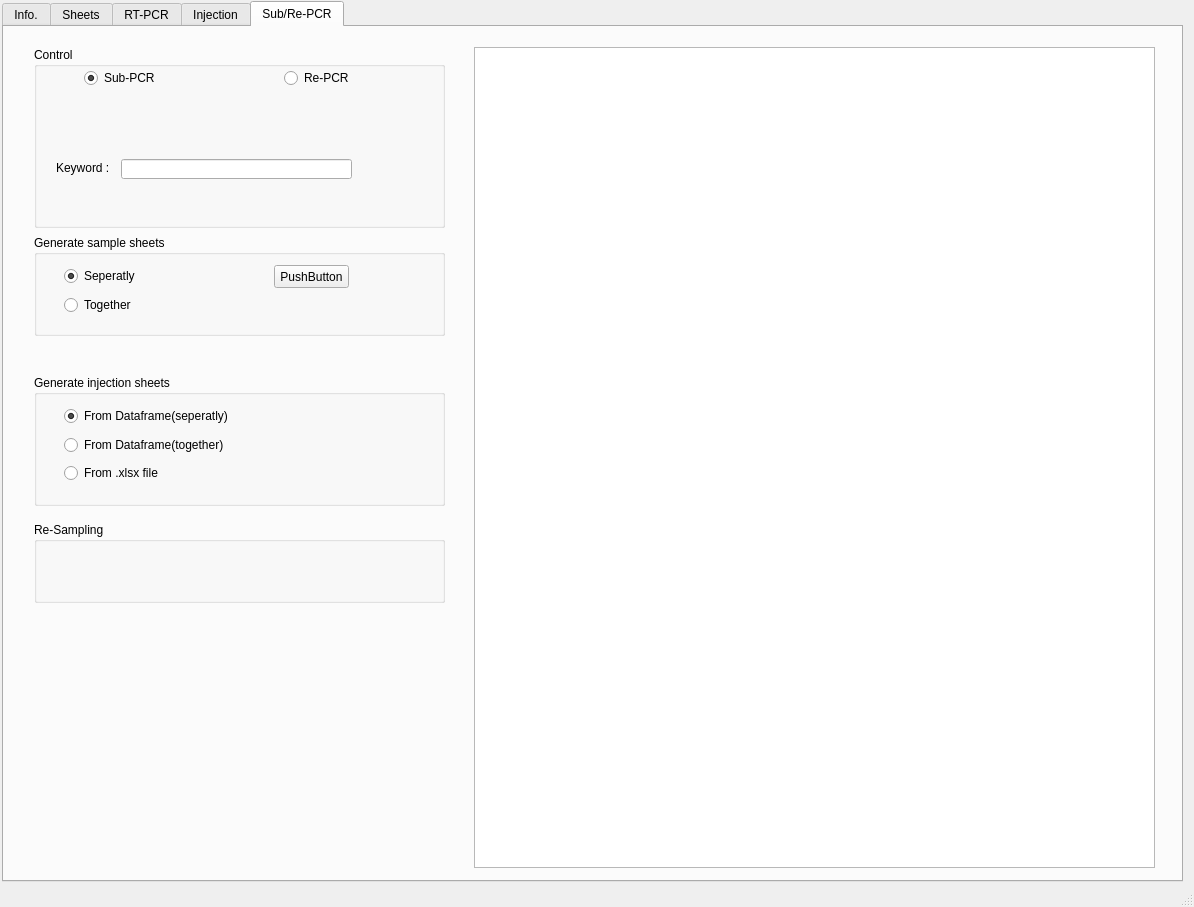
<?xml version="1.0" encoding="UTF-8"?>
<ui version="4.0">
 <class>MainWindow</class>
 <widget class="QMainWindow" name="MainWindow">
  <property name="geometry">
   <rect>
    <x>0</x>
    <y>0</y>
    <width>1194</width>
    <height>907</height>
   </rect>
  </property>
  <property name="windowTitle">
   <string>MainSuite</string>
  </property>
  <widget class="QWidget" name="centralwidget">
   <widget class="QTabWidget" name="tabWidget">
    <property name="geometry">
     <rect>
      <x>2</x>
      <y>1</y>
      <width>1181</width>
      <height>881</height>
     </rect>
    </property>
    <property name="currentIndex">
     <number>4</number>
    </property>
    <widget class="QWidget" name="info">
     <attribute name="title">
      <string>Info.</string>
     </attribute>
     <widget class="QGroupBox" name="groupBox">
      <property name="geometry">
       <rect>
        <x>10</x>
        <y>10</y>
        <width>601</width>
        <height>101</height>
       </rect>
      </property>
      <property name="title">
       <string>Profile</string>
      </property>
      <widget class="QLineEdit" name="line_analyst">
       <property name="geometry">
        <rect>
         <x>95</x>
         <y>61</y>
         <width>161</width>
         <height>20</height>
        </rect>
       </property>
       <property name="readOnly">
        <bool>true</bool>
       </property>
      </widget>
      <widget class="QLabel" name="label_2">
       <property name="geometry">
        <rect>
         <x>26</x>
         <y>65</y>
         <width>56</width>
         <height>12</height>
        </rect>
       </property>
       <property name="text">
        <string>Analyst : </string>
       </property>
      </widget>
      <widget class="QDateEdit" name="line_date">
       <property name="geometry">
        <rect>
         <x>329</x>
         <y>61</y>
         <width>161</width>
         <height>22</height>
        </rect>
       </property>
       <property name="readOnly">
        <bool>true</bool>
       </property>
      </widget>
      <widget class="QLabel" name="Date">
       <property name="geometry">
        <rect>
         <x>275</x>
         <y>66</y>
         <width>56</width>
         <height>12</height>
        </rect>
       </property>
       <property name="text">
        <string>Date : </string>
       </property>
      </widget>
      <widget class="QLineEdit" name="line_savelocation">
       <property name="geometry">
        <rect>
         <x>115</x>
         <y>31</y>
         <width>431</width>
         <height>20</height>
        </rect>
       </property>
       <property name="readOnly">
        <bool>true</bool>
       </property>
      </widget>
      <widget class="QLabel" name="label">
       <property name="geometry">
        <rect>
         <x>25</x>
         <y>31</y>
         <width>141</width>
         <height>16</height>
        </rect>
       </property>
       <property name="text">
        <string>Save location : </string>
       </property>
      </widget>
     </widget>
     <widget class="QGroupBox" name="groupBox_4">
      <property name="geometry">
       <rect>
        <x>10</x>
        <y>770</y>
        <width>1151</width>
        <height>71</height>
       </rect>
      </property>
      <property name="title">
       <string>NFIS-related external program</string>
      </property>
     </widget>
     <widget class="QGroupBox" name="groupBox_2">
      <property name="geometry">
       <rect>
        <x>10</x>
        <y>130</y>
        <width>1151</width>
        <height>621</height>
       </rect>
      </property>
      <property name="title">
       <string>Info.</string>
      </property>
      <widget class="QTableWidget" name="table_info">
       <property name="geometry">
        <rect>
         <x>10</x>
         <y>50</y>
         <width>1131</width>
         <height>561</height>
        </rect>
       </property>
      </widget>
      <widget class="QLabel" name="label_number_samples">
       <property name="geometry">
        <rect>
         <x>13</x>
         <y>24</y>
         <width>191</width>
         <height>16</height>
        </rect>
       </property>
       <property name="text">
        <string>Number of samples : </string>
       </property>
      </widget>
     </widget>
     <widget class="QGroupBox" name="groupBox_13">
      <property name="geometry">
       <rect>
        <x>630</x>
        <y>10</y>
        <width>531</width>
        <height>101</height>
       </rect>
      </property>
      <property name="title">
       <string>Control</string>
      </property>
      <widget class="QLabel" name="label_5">
       <property name="geometry">
        <rect>
         <x>30</x>
         <y>40</y>
         <width>111</width>
         <height>16</height>
        </rect>
       </property>
       <property name="text">
        <string>Keyword : </string>
       </property>
      </widget>
      <widget class="QLineEdit" name="line_search_info">
       <property name="geometry">
        <rect>
         <x>110</x>
         <y>38</y>
         <width>231</width>
         <height>20</height>
        </rect>
       </property>
      </widget>
     </widget>
    </widget>
    <widget class="QWidget" name="sheets">
     <attribute name="title">
      <string>Sheets</string>
     </attribute>
     <widget class="QGroupBox" name="groupBox_5">
      <property name="geometry">
       <rect>
        <x>10</x>
        <y>10</y>
        <width>641</width>
        <height>71</height>
       </rect>
      </property>
      <property name="title">
       <string>Sampling sheets</string>
      </property>
      <widget class="QLineEdit" name="line_import_raw_sampling">
       <property name="geometry">
        <rect>
         <x>109</x>
         <y>27</y>
         <width>281</width>
         <height>20</height>
        </rect>
       </property>
       <property name="readOnly">
        <bool>true</bool>
       </property>
      </widget>
      <widget class="QLabel" name="Import">
       <property name="geometry">
        <rect>
         <x>20</x>
         <y>30</y>
         <width>91</width>
         <height>16</height>
        </rect>
       </property>
       <property name="text">
        <string>Imported file : </string>
       </property>
      </widget>
     </widget>
     <widget class="QGroupBox" name="groupBox_7">
      <property name="geometry">
       <rect>
        <x>670</x>
        <y>10</y>
        <width>491</width>
        <height>71</height>
       </rect>
      </property>
      <property name="title">
       <string>Control - Sample sheets</string>
      </property>
     </widget>
     <widget class="QGroupBox" name="groupBox_6">
      <property name="geometry">
       <rect>
        <x>10</x>
        <y>90</y>
        <width>1151</width>
        <height>721</height>
       </rect>
      </property>
      <property name="title">
       <string>Sample sheets</string>
      </property>
      <widget class="QLabel" name="Import_3">
       <property name="geometry">
        <rect>
         <x>20</x>
         <y>41</y>
         <width>91</width>
         <height>16</height>
        </rect>
       </property>
       <property name="text">
        <string>Imported file : </string>
       </property>
      </widget>
      <widget class="QLineEdit" name="line_import_raw_sample">
       <property name="geometry">
        <rect>
         <x>109</x>
         <y>40</y>
         <width>301</width>
         <height>20</height>
        </rect>
       </property>
       <property name="readOnly">
        <bool>true</bool>
       </property>
      </widget>
      <widget class="QComboBox" name="combo_category">
       <property name="geometry">
        <rect>
         <x>648</x>
         <y>28</y>
         <width>351</width>
         <height>22</height>
        </rect>
       </property>
       <property name="currentText">
        <string/>
       </property>
       <property name="currentIndex">
        <number>-1</number>
       </property>
      </widget>
      <widget class="QListWidget" name="list_sample_all">
       <property name="geometry">
        <rect>
         <x>40</x>
         <y>90</y>
         <width>461</width>
         <height>601</height>
        </rect>
       </property>
       <property name="selectionMode">
        <enum>QAbstractItemView::ExtendedSelection</enum>
       </property>
      </widget>
      <widget class="QListWidget" name="list_sample_partial">
       <property name="geometry">
        <rect>
         <x>660</x>
         <y>90</y>
         <width>441</width>
         <height>601</height>
        </rect>
       </property>
       <property name="selectionMode">
        <enum>QAbstractItemView::MultiSelection</enum>
       </property>
      </widget>
     </widget>
    </widget>
    <widget class="QWidget" name="tab">
     <attribute name="title">
      <string>RT-PCR</string>
     </attribute>
     <widget class="QGroupBox" name="groupBox_8">
      <property name="geometry">
       <rect>
        <x>80</x>
        <y>30</y>
        <width>371</width>
        <height>111</height>
       </rect>
      </property>
      <property name="title">
       <string>Generate RT sheets</string>
      </property>
      <widget class="QRadioButton" name="radio_RT_fromdata">
       <property name="geometry">
        <rect>
         <x>30</x>
         <y>33</y>
         <width>141</width>
         <height>16</height>
        </rect>
       </property>
       <property name="text">
        <string>From Dataframe</string>
       </property>
       <property name="checked">
        <bool>true</bool>
       </property>
      </widget>
      <widget class="QRadioButton" name="radio_RT_fromxlsx">
       <property name="geometry">
        <rect>
         <x>30</x>
         <y>62</y>
         <width>141</width>
         <height>16</height>
        </rect>
       </property>
       <property name="text">
        <string>From .xlsx file</string>
       </property>
      </widget>
     </widget>
     <widget class="QGroupBox" name="groupBox_9">
      <property name="geometry">
       <rect>
        <x>480</x>
        <y>30</y>
        <width>491</width>
        <height>111</height>
       </rect>
      </property>
      <property name="title">
       <string>Copy RT data</string>
      </property>
      <widget class="QRadioButton" name="radio_RT_todata">
       <property name="geometry">
        <rect>
         <x>114</x>
         <y>53</y>
         <width>141</width>
         <height>16</height>
        </rect>
       </property>
       <property name="text">
        <string>To Dataframe</string>
       </property>
       <property name="checked">
        <bool>true</bool>
       </property>
      </widget>
      <widget class="QRadioButton" name="radio_RT_toxlsx">
       <property name="geometry">
        <rect>
         <x>115</x>
         <y>79</y>
         <width>141</width>
         <height>16</height>
        </rect>
       </property>
       <property name="text">
        <string>To .xlsx file</string>
       </property>
      </widget>
      <widget class="QLineEdit" name="line_import_RT">
       <property name="geometry">
        <rect>
         <x>110</x>
         <y>20</y>
         <width>221</width>
         <height>20</height>
        </rect>
       </property>
       <property name="readOnly">
        <bool>true</bool>
       </property>
      </widget>
      <widget class="QLabel" name="Import_2">
       <property name="geometry">
        <rect>
         <x>24</x>
         <y>25</y>
         <width>91</width>
         <height>16</height>
        </rect>
       </property>
       <property name="text">
        <string>RT data file : </string>
       </property>
      </widget>
     </widget>
    </widget>
    <widget class="QWidget" name="tab_2">
     <attribute name="title">
      <string>Injection</string>
     </attribute>
     <widget class="QGroupBox" name="groupBox_10">
      <property name="geometry">
       <rect>
        <x>30</x>
        <y>30</y>
        <width>371</width>
        <height>111</height>
       </rect>
      </property>
      <property name="title">
       <string>Generate injection sheets</string>
      </property>
      <widget class="QRadioButton" name="radio_injection_fromdata">
       <property name="geometry">
        <rect>
         <x>30</x>
         <y>33</y>
         <width>141</width>
         <height>16</height>
        </rect>
       </property>
       <property name="text">
        <string>From Dataframe</string>
       </property>
       <property name="checked">
        <bool>true</bool>
       </property>
      </widget>
      <widget class="QRadioButton" name="radio_injection_fromxlsx">
       <property name="geometry">
        <rect>
         <x>30</x>
         <y>62</y>
         <width>141</width>
         <height>16</height>
        </rect>
       </property>
       <property name="text">
        <string>From .xlsx file</string>
       </property>
      </widget>
     </widget>
    </widget>
    <widget class="QWidget" name="tab_3">
     <attribute name="title">
      <string>Sub/Re-PCR</string>
     </attribute>
     <widget class="QTableWidget" name="table_PCR">
      <property name="geometry">
       <rect>
        <x>470</x>
        <y>20</y>
        <width>681</width>
        <height>821</height>
       </rect>
      </property>
     </widget>
     <widget class="QGroupBox" name="groupBox_11">
      <property name="geometry">
       <rect>
        <x>30</x>
        <y>20</y>
        <width>411</width>
        <height>181</height>
       </rect>
      </property>
      <property name="title">
       <string>Control</string>
      </property>
      <widget class="QLabel" name="label_3">
       <property name="geometry">
        <rect>
         <x>22</x>
         <y>113</y>
         <width>111</width>
         <height>16</height>
        </rect>
       </property>
       <property name="text">
        <string>Keyword : </string>
       </property>
      </widget>
      <widget class="QLineEdit" name="line_search">
       <property name="geometry">
        <rect>
         <x>87</x>
         <y>112</y>
         <width>231</width>
         <height>20</height>
        </rect>
       </property>
      </widget>
      <widget class="QRadioButton" name="radio_sub">
       <property name="geometry">
        <rect>
         <x>50</x>
         <y>23</y>
         <width>90</width>
         <height>16</height>
        </rect>
       </property>
       <property name="text">
        <string>Sub-PCR</string>
       </property>
       <property name="checked">
        <bool>true</bool>
       </property>
      </widget>
      <widget class="QRadioButton" name="radio_re">
       <property name="geometry">
        <rect>
         <x>250</x>
         <y>23</y>
         <width>90</width>
         <height>16</height>
        </rect>
       </property>
       <property name="text">
        <string>Re-PCR</string>
       </property>
      </widget>
     </widget>
     <widget class="QGroupBox" name="groupBox_14">
      <property name="geometry">
       <rect>
        <x>30</x>
        <y>348</y>
        <width>411</width>
        <height>131</height>
       </rect>
      </property>
      <property name="title">
       <string>Generate injection sheets</string>
      </property>
      <widget class="QRadioButton" name="radio_is_sep">
       <property name="geometry">
        <rect>
         <x>30</x>
         <y>33</y>
         <width>191</width>
         <height>16</height>
        </rect>
       </property>
       <property name="text">
        <string>From Dataframe(seperatly)</string>
       </property>
       <property name="checked">
        <bool>true</bool>
       </property>
      </widget>
      <widget class="QRadioButton" name="radio_is_xlsx">
       <property name="geometry">
        <rect>
         <x>30</x>
         <y>90</y>
         <width>141</width>
         <height>16</height>
        </rect>
       </property>
       <property name="text">
        <string>From .xlsx file</string>
       </property>
      </widget>
      <widget class="QRadioButton" name="radio_is_together">
       <property name="geometry">
        <rect>
         <x>30</x>
         <y>62</y>
         <width>191</width>
         <height>16</height>
        </rect>
       </property>
       <property name="text">
        <string>From Dataframe(together)</string>
       </property>
       <property name="checked">
        <bool>false</bool>
       </property>
      </widget>
     </widget>
     <widget class="QGroupBox" name="groupBox_15">
      <property name="geometry">
       <rect>
        <x>30</x>
        <y>208</y>
        <width>411</width>
        <height>101</height>
       </rect>
      </property>
      <property name="title">
       <string>Generate sample sheets</string>
      </property>
      <widget class="QRadioButton" name="radio_ss_sep">
       <property name="geometry">
        <rect>
         <x>30</x>
         <y>33</y>
         <width>141</width>
         <height>16</height>
        </rect>
       </property>
       <property name="text">
        <string>Seperatly</string>
       </property>
       <property name="checked">
        <bool>true</bool>
       </property>
      </widget>
      <widget class="QRadioButton" name="radio_ss_together">
       <property name="geometry">
        <rect>
         <x>30</x>
         <y>62</y>
         <width>141</width>
         <height>16</height>
        </rect>
       </property>
       <property name="text">
        <string>Together</string>
       </property>
      </widget>
      <widget class="QPushButton" name="pushButton">
       <property name="geometry">
        <rect>
         <x>240</x>
         <y>30</y>
         <width>75</width>
         <height>23</height>
        </rect>
       </property>
       <property name="text">
        <string>PushButton</string>
       </property>
      </widget>
     </widget>
     <widget class="QGroupBox" name="groupBox_12">
      <property name="geometry">
       <rect>
        <x>30</x>
        <y>495</y>
        <width>411</width>
        <height>81</height>
       </rect>
      </property>
      <property name="title">
       <string>Re-Sampling </string>
      </property>
     </widget>
    </widget>
   </widget>
  </widget>
  <widget class="QStatusBar" name="statusbar"/>
 </widget>
 <resources/>
 <connections>
  <connection>
   <sender>combo_category</sender>
   <signal>currentIndexChanged(QString)</signal>
   <receiver>MainWindow</receiver>
   <slot>change_combo_category()</slot>
   <hints>
    <hint type="sourcelabel">
     <x>843</x>
     <y>161</y>
    </hint>
    <hint type="destinationlabel">
     <x>935</x>
     <y>-17</y>
    </hint>
   </hints>
  </connection>
 </connections>
 <slots>
  <slot>click_btn_NFIS_login()</slot>
  <slot>click_btn_NFIS_revision_helper()</slot>
  <slot>click_btn_import_raw_sampling()</slot>
  <slot>click_btn_print_samplingsheets()</slot>
  <slot>click_btn_import_modified_sample()</slot>
  <slot>change_combo_category()</slot>
  <slot>click_btn_add_category()</slot>
  <slot>click_btn_remove_category()</slot>
  <slot>click_btn_move_all()</slot>
  <slot>click_btn_remove_all()</slot>
  <slot>click_btn_move()</slot>
  <slot>click_btn_remove()</slot>
  <slot>click_btn_generate_samplesheets()</slot>
  <slot>click_btn_open_savelocation()</slot>
  <slot>click_btn_generate_RT_sheet()</slot>
  <slot>click_btn_copy_RT()</slot>
  <slot>click_btn_import_RT()</slot>
  <slot>click_btn_change_savelocation()</slot>
  <slot>click_btn_new()</slot>
  <slot>click_btn_ok()</slot>
  <slot>click_btn_load()</slot>
  <slot>click_btn_generate_injection_sheet()</slot>
  <slot>click_btn_load_from_dataframe()</slot>
  <slot>click_btn_update_dataframe()</slot>
  <slot>click_btn_search()</slot>
  <slot>click_btn_reset()</slot>
  <slot>click_btn_generate_samplesheets_secondaryPCR()</slot>
  <slot>click_btn_generate_injectionsheets_secondaryPCR()</slot>
  <slot>click_btn_resampling_add()</slot>
  <slot>click_btn_search_info()</slot>
 </slots>
</ui>
